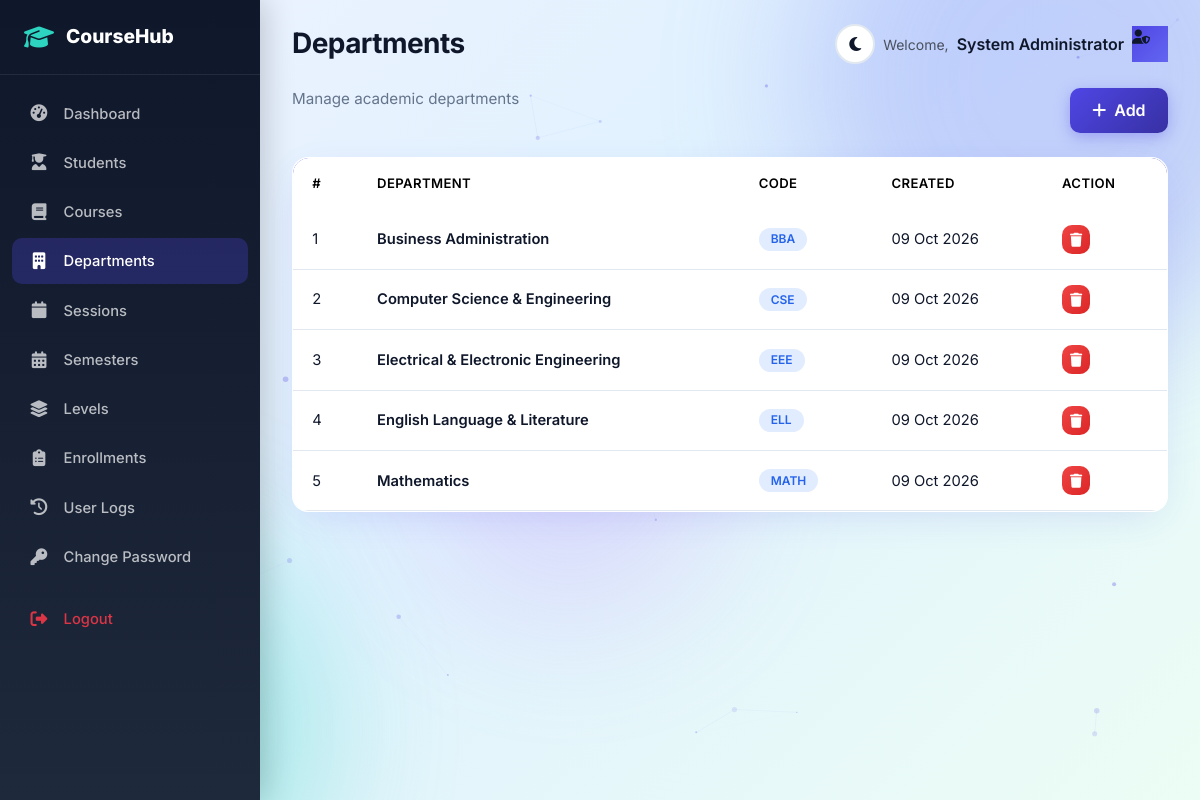
/admin/departments.php (signed in), run on the app's committed database.
### tables this page shows
CREATE TABLE `department` (
  `id` int(11) NOT NULL AUTO_INCREMENT,
  `department` varchar(150) NOT NULL,
  `code` varchar(20) DEFAULT NULL,
  `creationDate` timestamp NOT NULL DEFAULT CURRENT_TIMESTAMP,
  PRIMARY KEY (`id`)
);

### admin/departments.php (the view, shortened to what this page needs)
<?php
include('includes/config.php');
include('includes/header.php');
$rows = mysqli_query($bd, "SELECT * FROM department ORDER BY department");
?>
<div class="d-flex justify-content-between mb-4">
    <p class="page-subtitle mb-0">Manage academic departments</p>
    <button class="btn btn-primary-modern" data-bs-toggle="modal" data-bs-target="#addModal"><i class="fas fa-plus me-1"></i> Add</button>
</div>
<div class="card-modern overflow-hidden">
    <table class="table table-modern mb-0">
        <thead><tr><th>#</th><th>Department</th><th>Code</th><th>Created</th><th>Action</th></tr></thead>
        <tbody>
            <?php $i=1; while ($r = mysqli_fetch_assoc($rows)): ?>
            <tr>
                <td><?= $i++ ?></td>
                <td class="fw-semibold"><?= htmlspecialchars($r['department']) ?></td>
                <td><span class="badge badge-modern badge-info"><?= htmlspecialchars($r['code']) ?></span></td>
                <td><?= date('d M Y', strtotime($r['creationDate'])) ?></td>
                <td><a href="?delete=<?= $r['id'] ?>" class="btn btn-sm btn-danger-modern" data-confirm="Delete?"><i class="fas fa-trash"></i></a></td>
            </tr>
            <?php endwhile; ?>
        </tbody>
    </table>
</div>
<?php include('includes/footer.php'); ?>

### assets/css/style.css (style rules this page uses)
:root { --primary: #4f46e5; --primary-dark: #3730a3; --primary-light: #818cf8; --secondary: #0d9488; --secondary-light: #2dd4bf; --accent: #f59e0b; --danger: #ef4444; --success: #10b981; --warning: #f59e0b; --info: #3b82f6; --dark: #0f172a; --dark-2: #1e293b; --gray: #64748b; --gray-light: #f1f5f9; --white: #ffffff; --card-bg: rgba(255, 255, 255, 0.92); --card-border: rgba(255, 255, 255, 0.55); --body-bg: linear-gradient(135deg, #eef2ff 0%, #e0f2fe 45%, #ecfdf5 100%); --text: #0f172a; --text-muted: #64748b; --navbar-bg: rgba(255, 255, 255, 0.82); --input-bg: #ffffff; --input-border: #e2e8f0; --table-hover: rgba(79, 70, 229, 0.05); --shadow: 0 10px 40px -12px rgba(79, 70, 229, 0.18); --shadow-lg: 0 25px 50px -12px rgba(15, 23, 42, 0.18); --radius: 16px; --radius-sm: 10px; --transition: all 0.3s cubic-bezier(0.4, 0, 0.2, 1); --star: #f59e0b; }
* { margin: 0; padding: 0; box-sizing: border-box; }
body { font-family: 'Inter', 'Segoe UI', system-ui, -apple-system, sans-serif; background: var(--body-bg); background-attachment: fixed; color: var(--text); min-height: 100vh; overflow-x: hidden; transition: background 0.4s ease, color 0.3s ease; }
.page-subtitle { color: var(--text-muted); font-size: 0.95rem; }
.card-modern { background: var(--card-bg); border: 1px solid var(--card-border); border-radius: var(--radius); box-shadow: var(--shadow); transition: var(--transition); overflow: hidden; backdrop-filter: blur(12px); }
.btn-primary-modern { background: linear-gradient(135deg, var(--primary), var(--primary-dark)); border: none; color: white !important; font-weight: 600; padding: 0.65rem 1.4rem; border-radius: 10px; transition: var(--transition); box-shadow: 0 4px 15px rgba(79, 70, 229, 0.35); }
.btn-danger-modern { background: linear-gradient(135deg, #ef4444, #dc2626); border: none; color: white !important; font-weight: 600; border-radius: 10px; transition: var(--transition); }
.table-modern { background: var(--card-bg); border-radius: var(--radius); overflow: hidden; box-shadow: var(--shadow); }
.table-modern thead { background: linear-gradient(135deg, var(--primary), var(--primary-dark)); color: white; }
.table-modern thead th { border: none; font-weight: 600; padding: 1rem 1.2rem; font-size: 0.82rem; text-transform: uppercase; letter-spacing: 0.03em; }
.table-modern tbody td { padding: 0.95rem 1.2rem; vertical-align: middle; border-color: var(--input-border); font-size: 0.92rem; color: var(--text); }
.table-modern tbody tr { transition: var(--transition); background: transparent; }
.badge-modern { padding: 0.35rem 0.75rem; border-radius: 20px; font-weight: 600; font-size: 0.75rem; }
.badge-info { background: rgba(59, 130, 246, 0.15); color: #2563eb; }

### data on the page
department: department "Business Administration", code "BBA", creationDate "09 Oct 2026"
department: department "Computer Science & Engineering", code "CSE", creationDate "09 Oct 2026"
department: department "Electrical & Electronic Engineering", code "EEE", creationDate "09 Oct 2026"
department: department "English Language & Literature", code "ELL", creationDate "09 Oct 2026"
department: department "Mathematics", code "MATH", creationDate "09 Oct 2026"

### other printed values
APP_NAME "CourseHub"
$pageTitle "Departments"
$aname "System Administrator"
